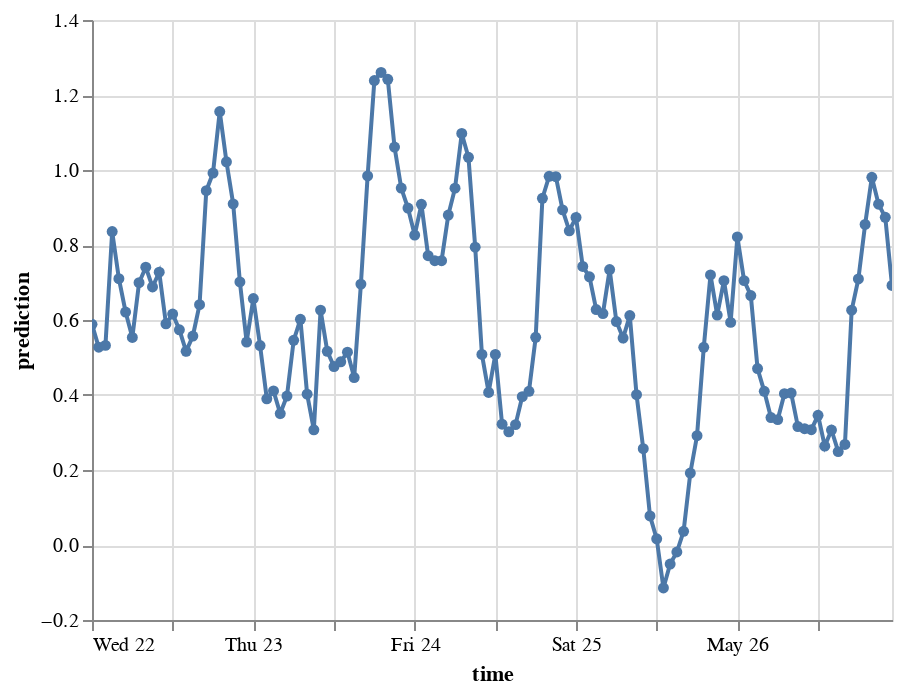

The notebook cell saved with this chart:
### Code cell
# Importing Altair for interactive visualization
import altair as alt

# Create Altair chart with line and dots
chart = alt.Chart(predictions_df).mark_line(point=True).encode(
    x='time:T', 
    y='prediction:Q', 
    # Adding tooltips for interactive information display
    tooltip=[alt.Tooltip('time:T', title='Date', format='%Y-%m-%d'), 
             alt.Tooltip('time:T', title='Time', format='%H:%M'), 
             alt.Tooltip('prediction:Q', title='Spot Price (DKK)', format='.2f'),
            ]
)
 
# Display the chart
chart.interactive()

### Figure 1 — Vega-Lite specification as saved in the notebook (floating-point values rounded to 4 significant figures)
{"config": {"view": {"continuousWidth": 400, "continuousHeight": 300}}, "data": {"name": "data-44172af1489ba1b956ca915763637e9d"}, "mark": {"type": "line", "point": true}, "encoding": {"tooltip": [{"field": "time", "format": "%Y-%m-%d", "title": "Date", "type": "temporal"}, {"field": "time", "format": "%H:%M", "title": "Time", "type": "temporal"}, {"field": "prediction", "format": ".2f", "title": "Spot Price (DKK)", "type": "quantitative"}], "x": {"field": "time", "type": "temporal"}, "y": {"field": "prediction", "type": "quantitative"}}, "selection": {"selector001": {"type": "interval", "bind": "scales", "encodings": ["x", "y"]}}, "$schema": "https://vega.github.io/schema/vega-lite/v4.17.0.json", "datasets": {"data-44172af1489ba1b956ca915763637e9d": [{"prediction": 0.5884, "time": "2024-05-22T00:00:00"}, {"prediction": 0.5274, "time": "2024-05-22T01:00:00"}, {"prediction": 0.5323, "time": "2024-05-22T02:00:00"}, {"prediction": 0.8359, "time": "2024-05-22T03:00:00"}, {"prediction": 0.7101, "time": "2024-05-22T04:00:00"}, {"prediction": 0.6213, "time": "2024-05-22T05:00:00"}, {"prediction": 0.5536, "time": "2024-05-22T06:00:00"}, {"prediction": 0.6995, "time": "2024-05-22T07:00:00"}, {"prediction": 0.7408, "time": "2024-05-22T08:00:00"}, {"prediction": 0.6881, "time": "2024-05-22T09:00:00"}, {"prediction": 0.7276, "time": "2024-05-22T10:00:00"}, {"prediction": 0.5899, "time": "2024-05-22T11:00:00"}, {"prediction": 0.6158, "time": "2024-05-22T12:00:00"}, {"prediction": 0.5738, "time": "2024-05-22T13:00:00"}, {"prediction": 0.5164, "time": "2024-05-22T14:00:00"}, {"prediction": 0.5572, "time": "2024-05-22T15:00:00"}, {"prediction": 0.641, "time": "2024-05-22T16:00:00"}, {"prediction": 0.9448, "time": "2024-05-22T17:00:00"}, {"prediction": 0.9918, "time": "2024-05-22T18:00:00"}, {"prediction": 1.156, "time": "2024-05-22T19:00:00"}, {"prediction": 1.022, "time": "2024-05-22T20:00:00"}, {"prediction": 0.9097, "time": "2024-05-22T21:00:00"}, {"prediction": 0.7015, "time": "2024-05-22T22:00:00"}, {"prediction": 0.5412, "time": "2024-05-22T23:00:00"}, {"prediction": 0.6573, "time": "2024-05-23T00:00:00"}, {"prediction": 0.532, "time": "2024-05-23T01:00:00"}, {"prediction": 0.3898, "time": "2024-05-23T02:00:00"}, {"prediction": 0.411, "time": "2024-05-23T03:00:00"}, {"prediction": 0.3506, "time": "2024-05-23T04:00:00"}, {"prediction": 0.3973, "time": "2024-05-23T05:00:00"}, {"prediction": 0.5458, "time": "2024-05-23T06:00:00"}, {"prediction": 0.6019, "time": "2024-05-23T07:00:00"}, {"prediction": 0.4023, "time": "2024-05-23T08:00:00"}, {"prediction": 0.3073, "time": "2024-05-23T09:00:00"}, {"prediction": 0.6264, "time": "2024-05-23T10:00:00"}, {"prediction": 0.5164, "time": "2024-05-23T11:00:00"}, {"prediction": 0.4759, "time": "2024-05-23T12:00:00"}, {"prediction": 0.4887, "time": "2024-05-23T13:00:00"}, {"prediction": 0.514, "time": "2024-05-23T14:00:00"}, {"prediction": 0.4466, "time": "2024-05-23T15:00:00"}, {"prediction": 0.6957, "time": "2024-05-23T16:00:00"}, {"prediction": 0.9841, "time": "2024-05-23T17:00:00"}, {"prediction": 1.239, "time": "2024-05-23T18:00:00"}, {"prediction": 1.26, "time": "2024-05-23T19:00:00"}, {"prediction": 1.242, "time": "2024-05-23T20:00:00"}, {"prediction": 1.061, "time": "2024-05-23T21:00:00"}, {"prediction": 0.9518, "time": "2024-05-23T22:00:00"}, {"prediction": 0.8984, "time": "2024-05-23T23:00:00"}, {"prediction": 0.8264, "time": "2024-05-24T00:00:00"}, {"prediction": 0.9084, "time": "2024-05-24T01:00:00"}, {"prediction": 0.7714, "time": "2024-05-24T02:00:00"}, {"prediction": 0.7582, "time": "2024-05-24T03:00:00"}, {"prediction": 0.7582, "time": "2024-05-24T04:00:00"}, {"prediction": 0.8799, "time": "2024-05-24T05:00:00"}, {"prediction": 0.9516, "time": "2024-05-24T06:00:00"}, {"prediction": 1.097, "time": "2024-05-24T07:00:00"}, {"prediction": 1.034, "time": "2024-05-24T08:00:00"}, {"prediction": 0.7942, "time": "2024-05-24T09:00:00"}, {"prediction": 0.5081, "time": "2024-05-24T10:00:00"}, {"prediction": 0.4069, "time": "2024-05-24T11:00:00"}, {"prediction": 0.5081, "time": "2024-05-24T12:00:00"}, {"prediction": 0.3221, "time": "2024-05-24T13:00:00"}, {"prediction": 0.3019, "time": "2024-05-24T14:00:00"}, {"prediction": 0.321, "time": "2024-05-24T15:00:00"}, {"prediction": 0.3956, "time": "2024-05-24T16:00:00"}, {"prediction": 0.4099, "time": "2024-05-24T17:00:00"}, {"prediction": 0.554, "time": "2024-05-24T18:00:00"}, {"prediction": 0.9246, "time": "2024-05-24T19:00:00"}, {"prediction": 0.9832, "time": "2024-05-24T20:00:00"}, {"prediction": 0.9821, "time": "2024-05-24T21:00:00"}, {"prediction": 0.8937, "time": "2024-05-24T22:00:00"}, {"prediction": 0.838, "time": "2024-05-24T23:00:00"}, {"prediction": 0.8735, "time": "2024-05-25T00:00:00"}, {"prediction": 0.7429, "time": "2024-05-25T01:00:00"}, {"prediction": 0.7151, "time": "2024-05-25T02:00:00"}, {"prediction": 0.6278, "time": "2024-05-25T03:00:00"}, {"prediction": 0.6173, "time": "2024-05-25T04:00:00"}, {"prediction": 0.7344, "time": "2024-05-25T05:00:00"}, {"prediction": 0.5959, "time": "2024-05-25T06:00:00"}, {"prediction": 0.5518, "time": "2024-05-25T07:00:00"}, {"prediction": 0.6118, "time": "2024-05-25T08:00:00"}, {"prediction": 0.4007, "time": "2024-05-25T09:00:00"}, {"prediction": 0.257, "time": "2024-05-25T10:00:00"}, {"prediction": 0.0776, "time": "2024-05-25T11:00:00"}, {"prediction": 0.01648, "time": "2024-05-25T12:00:00"}, {"prediction": -0.1145, "time": "2024-05-25T13:00:00"}, {"prediction": -0.05069, "time": "2024-05-25T14:00:00"}, {"prediction": -0.01867, "time": "2024-05-25T15:00:00"}, {"prediction": 0.03648, "time": "2024-05-25T16:00:00"}, {"prediction": 0.192, "time": "2024-05-25T17:00:00"}, {"prediction": 0.2914, "time": "2024-05-25T18:00:00"}, {"prediction": 0.5271, "time": "2024-05-25T19:00:00"}, {"prediction": 0.7201, "time": "2024-05-25T20:00:00"}, {"prediction": 0.6131, "time": "2024-05-25T21:00:00"}, {"prediction": 0.705, "time": "2024-05-25T22:00:00"}, {"prediction": 0.5937, "time": "2024-05-25T23:00:00"}, {"prediction": 0.8217, "time": "2024-05-26T00:00:00"}, {"prediction": 0.705, "time": "2024-05-26T01:00:00"}, {"prediction": 0.6652, "time": "2024-05-26T02:00:00"}, {"prediction": 0.4706, "time": "2024-05-26T03:00:00"}, {"prediction": 0.4098, "time": "2024-05-26T04:00:00"}, {"prediction": 0.3399, "time": "2024-05-26T05:00:00"}, {"prediction": 0.3343, "time": "2024-05-26T06:00:00"}, {"prediction": 0.4035, "time": "2024-05-26T07:00:00"}, {"prediction": 0.4051, "time": "2024-05-26T08:00:00"}, {"prediction": 0.3159, "time": "2024-05-26T09:00:00"}, {"prediction": 0.3101, "time": "2024-05-26T10:00:00"}, {"prediction": 0.3075, "time": "2024-05-26T11:00:00"}, {"prediction": 0.3459, "time": "2024-05-26T12:00:00"}, {"prediction": 0.2636, "time": "2024-05-26T13:00:00"}, {"prediction": 0.3066, "time": "2024-05-26T14:00:00"}, {"prediction": 0.249, "time": "2024-05-26T15:00:00"}, {"prediction": 0.2682, "time": "2024-05-26T16:00:00"}, {"prediction": 0.6263, "time": "2024-05-26T17:00:00"}, {"prediction": 0.7095, "time": "2024-05-26T18:00:00"}, {"prediction": 0.8548, "time": "2024-05-26T19:00:00"}, {"prediction": 0.9804, "time": "2024-05-26T20:00:00"}, {"prediction": 0.9089, "time": "2024-05-26T21:00:00"}, {"prediction": 0.8739, "time": "2024-05-26T22:00:00"}, {"prediction": 0.692, "time": "2024-05-26T23:00:00"}]}}
